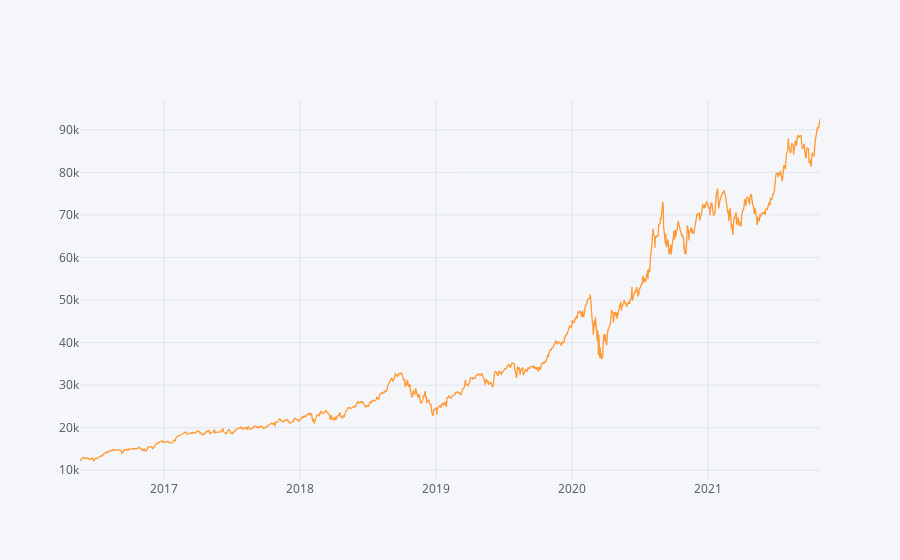
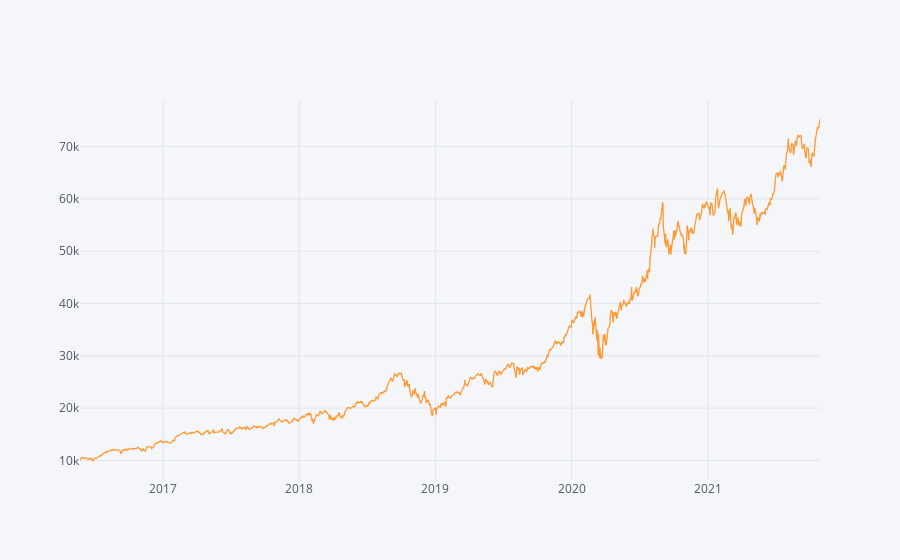

The cell these charts' notebook holds for them, in order:
### Code cell
#Calculate the Abslute Return of Our Algorithmic Trading.
absolute_return_tf = (results['Close'].iloc[-1]-capital)/capital
#Calculate the CAGR of Our Algorithmic Trading.
CAGR_tf = ((results['Close'].iloc[-1]-capital)**(365/(df.index[-1] - df.index[0]).days))-1
#Calculate the IR Of Our Algorithmic Trading.
information_ratio_tf = (results.Close.pct_change().mean()/results.Close.pct_change().std())*((252) **0.5)


##Calculate the Abslute Return of Our buy-and-hold Trading. 
absolute_return_bh = (results.Close.iloc[-1]-results.Open.iloc[0])/results.Open.iloc[0]
#Calculate the CAGR of Our buy-and-hold Trading. 
CAGR_bh = ((results.Close.iloc[-1]/results.Open.iloc[0])**(252/len(df)))-1
#Calculate the IR Of Our buy-and-hold Trading .
information_ratio_bh = (results.Close.pct_change().mean()/results.Close.pct_change().std())*((252) **0.5)




s=f"""Abslute Return of Our Algorithmic Trading:{absolute_return_tf*100:.2f}%
Abslute Return of Our buy-and-hold Trading :{absolute_return_bh*100:.2f}%
CAGR of Our Algorithmic Trading: {CAGR_tf*100:.2f}%
CAGR of Our buy-and-hold Trading: {CAGR_bh*100:.2f}%
Information Ratio of Our Algorithmic Trading:{information_ratio_tf:.2f}
Information Ratio of Our buy-and-hold Trading:{information_ratio_bh:.2f}
"""

print(s)
results.Close.iplot()

((results.Close.pct_change().dropna()+1).cumprod()*capital).iplot()

### Figure 1 — Plotly figure (JSON) as saved in the notebook; plotly's stock layout.template omitted (floating-point values rounded to 4 significant figures; data arrays with more than 128 entries replaced by an {"elided": "..."} marker saying what was removed)
{"data": [{"line": {"color": "rgba(255, 153, 51, 1.0)", "dash": "solid", "shape": "linear", "width": 1.3}, "mode": "lines", "name": "Close", "text": "", "type": "scatter", "x": {"elided": "1371 str values"}, "y": {"elided": "1371 float values"}}], "layout": {"legend": {"bgcolor": "#F5F6F9", "font": {"color": "#4D5663"}}, "paper_bgcolor": "#F5F6F9", "plot_bgcolor": "#F5F6F9", "title": {"font": {"color": "#4D5663"}, "x": 0.5}, "xaxis": {"gridcolor": "#E1E5ED", "showgrid": true, "tickfont": {"color": "#4D5663"}, "title": {"font": {"color": "#4D5663"}, "text": ""}, "zerolinecolor": "#E1E5ED"}, "yaxis": {"gridcolor": "#E1E5ED", "showgrid": true, "tickfont": {"color": "#4D5663"}, "title": {"font": {"color": "#4D5663"}, "text": ""}, "zerolinecolor": "#E1E5ED"}}}

### Figure 2 — Plotly figure (JSON) as saved in the notebook; plotly's stock layout.template omitted (floating-point values rounded to 4 significant figures; data arrays with more than 128 entries replaced by an {"elided": "..."} marker saying what was removed)
{"data": [{"line": {"color": "rgba(255, 153, 51, 1.0)", "dash": "solid", "shape": "linear", "width": 1.3}, "mode": "lines", "name": "Close", "text": "", "type": "scatter", "x": {"elided": "1370 str values"}, "y": {"elided": "1370 float values"}}], "layout": {"legend": {"bgcolor": "#F5F6F9", "font": {"color": "#4D5663"}}, "paper_bgcolor": "#F5F6F9", "plot_bgcolor": "#F5F6F9", "title": {"font": {"color": "#4D5663"}, "x": 0.5}, "xaxis": {"gridcolor": "#E1E5ED", "showgrid": true, "tickfont": {"color": "#4D5663"}, "title": {"font": {"color": "#4D5663"}, "text": ""}, "zerolinecolor": "#E1E5ED"}, "yaxis": {"gridcolor": "#E1E5ED", "showgrid": true, "tickfont": {"color": "#4D5663"}, "title": {"font": {"color": "#4D5663"}, "text": ""}, "zerolinecolor": "#E1E5ED"}}}
